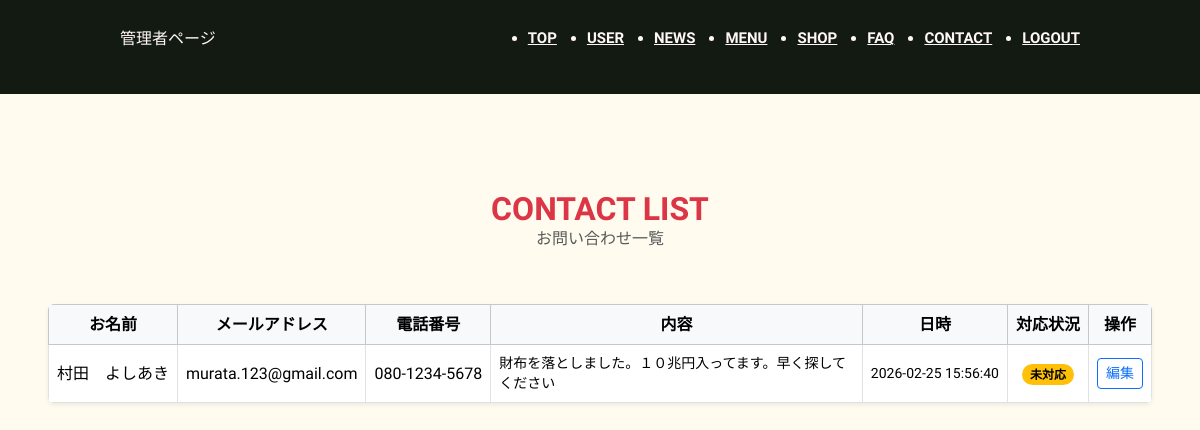
Before: /admin/contact_list.php (signed in) with the older database file.
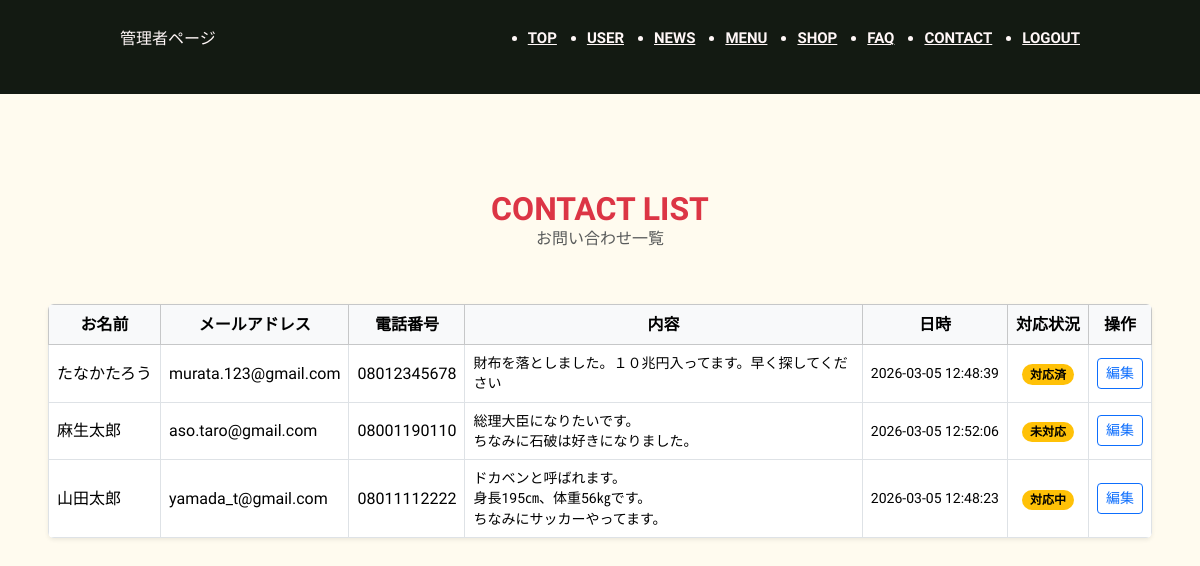
After: the same page with the newer database file.
### tables this page shows
CREATE TABLE `contact` (
  `id` int(11) NOT NULL,
  `name` varchar(255) NOT NULL,
  `mailaddress` varchar(255) NOT NULL,
  `phonenumber` varchar(255) DEFAULT NULL,
  `text` text NOT NULL,
  `date` datetime DEFAULT NULL,
  `status` int(1) NOT NULL
);

CREATE TABLE `status` (
  `id` int(11) NOT NULL,
  `status` varchar(255) NOT NULL
);

### inc/function.php (called while the page is built, shortened)
<?php
function h($str)
{
    return htmlspecialchars($str, ENT_QUOTES, 'UTF-8');
}

### admin/contact_list.php (the view, shortened to what this page needs)
<?php
require_once '../inc/function.php';
try {
    $dbh = db_connect();
    $sql = 'SELECT contact.id,contact.name, contact.mailaddress, contact.phonenumber,contact.text,contact.date,status.status FROM contact INNER JOIN status ON contact.status=status.id;';
    $stmt = $dbh->prepare($sql);
    $stmt->execute();
    $result = $stmt->fetchAll(PDO::FETCH_ASSOC);
} catch (PDOException $e) {
    $_SESSION["err"] = 'DBへの接続・送信が失敗しました。' . $e->getMessage();
    header('location:index.php');
    exit();
}
?>
<!DOCTYPE html>
<html lang="ja">
<head>
    <?php include('../inc/link_master.php');  ?>
</head>
<body id="top">
    <?php include('../inc/header_master.php');  ?>
    <main role="main" class="container-fluid px-md-5">
        <section class="py-5">
            <h1 class="c-title__main my-5">
                <span class="text-danger d-block mb-0 c-title__main">CONTACT LIST</span>
                <small class="text-muted h6">お問い合わせ一覧</small>
            </h1>
            <div class="table-responsive shadow-sm bg-white rounded">
                <table class="table table-bordered table-hover align-middle mb-0">
                    <thead class="table-light text-center text-nowrap">
                        <tr>
                            <th>お名前</th>
                            <th>メールアドレス</th>
                            <th>電話番号</th>
                            <th style="min-width: 250px;">内容</th>
                            <th>日時</th>
                            <th>対応状況</th>
                            <th>操作</th>
                        </tr>
                    </thead>
                    <tbody>
                        <?php foreach ($result as $row): ?>
                            <tr>
                                <td class="text-nowrap"><?php echo h($row['name']); ?></td>
                                <td><?php echo h($row['mailaddress']); ?></td>
                                <td class="text-nowrap"><?php echo h($row['phonenumber']); ?></td>
                                <td class="small"><?php echo nl2br(h($row['text'])); ?></td>
                                <td class="text-nowrap small"><?php echo h($row['date']); ?></td>
                                <td class="text-center">
                                    <?php
                                    $statusColor = ($row['status'] === '対応済み') ? 'text-bg-secondary' : 'text-bg-warning';
                                    ?>
                                    <span class="badge rounded-pill <?php echo h($statusColor); ?>">
                                        <?php echo h($row['status']); ?>
                                    </span>
                                </td>
                                <td class="text-center">
                                    <form action="contact_edit.php" method="get" class="m-0">
                                        <button type="submit" class="btn btn-sm btn-outline-primary text-nowrap">編集</button>
                                    </form>
                                </td>
                            </tr>
                        <?php endforeach; ?>
                    </tbody>
                </table>
            </div>
        </section>
    </main>
</body>
</html>

### inc/link_master.php (shortened to what this page needs)
<link rel="stylesheet" href="https://cdn.jsdelivr.net/npm/destyle.css@4.0.1/destyle.min.css">
<link href="https://cdn.jsdelivr.net/npm/bootstrap@5.3.3/dist/css/bootstrap.min.css" rel="stylesheet">
<link rel="stylesheet" href="../css/style.css">

### inc/header_master.php (shortened to what this page needs)
<header class="l-header ">
    <div class="l-header-inner">
        <div class="c-header__title">
            <p>
                管理者ページ
            </p>
        </div>
        <nav class="c-nav-master">
            <ul>
                <li><a href="index.php" class="text-reset">TOP</a></li>
                <li><a href="user.php" class="text-reset">USER</a></li>
                <li><a href="news.php" class="text-reset">NEWS</a></li>
                <li><a href="menu.php" class="text-reset">MENU</a></li>
                <li><a href="shop.php" class="text-reset">SHOP</a></li>
                <li><a href="faq.php" class="text-reset">FAQ</a></li>
                <li><a href="contact_list.php" class="text-reset">CONTACT</a></li>
                <li><a href="logout.php" class="text-reset">LOGOUT</a></li>
            </ul>
        </nav>
    </div>
</header>

### css/style.css (style rules this page uses)
:root { --gyoza-black: #131A12; --gyoza-white: #FFF7F7; --gyoza-beige: #FFFBEF; --gyoza-red: #E22A00; --gyoza-yellow: #FFE100; }
body { background-color: var(--gyoza-beige); font-size: 16px; font-family: "Zen Maru Gothic", sans-serif; line-height: 1.45; }
html { scroll-behavior: smooth; }
.c-title__main, .c-sec-title { font-size: 32px; font-weight: bold; color: var(--gyoza-red); text-align: center; display: flex; flex-direction: column; text-transform: uppercase; }
.c-title__main::after { content: attr(data-sub-title); font-size: 16px; color: var(--gyoza-black); font-weight: normal; }
.l-header-inner { height: 100%; width: min(960px, 89.3%); margin: 0 auto; display: flex; justify-content: space-between; align-items: center; }
.c-nav-master ul { display: flex; flex-direction: row; gap: 30px; }
.l-header { background-color: var(--gyoza-black); color: var(--gyoza-white); height: clamp(3.125rem, 1.871rem + 5.352vw, 6.688rem); }
.c-nav-master li { font-family: "Josefin Sans", serif; font-size: 15px; font-weight: bold; }
.c-header__title { width: 100px; }

Changed rows visible on the page:
changed contact "murata.123@gmail.com": name "村田 よしあき" → "たなかたろう"; phonenumber "080-1234-5678" → "08012345678"; date "2026-02-25 15:56:40" → "2026-03-05 12:48:39"; status.status "未対応" → "対応済"
added contact: name "麻生太郎", mailaddress "aso.taro@gmail.com", phonenumber "08001190110", text "総理大臣になりたいです。 ちなみに石破は好きになりました。", date "2026-03-05 12:52:06", status.status "未対応"
added contact: name "山田太郎", mailaddress "yamada_t@gmail.com", phonenumber "08011112222", text "ドカベンと呼ばれます。 身長195㎝、体重56㎏です。 ちなみにサッカーやってます。", date "2026-03-05 12:48:23", status.status "対応中"
